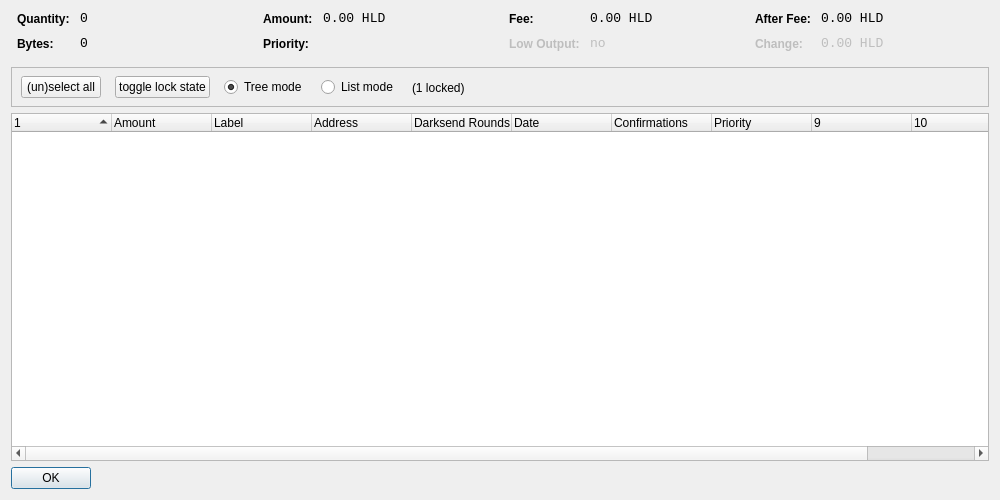
<?xml version="1.0" encoding="UTF-8"?>
<ui version="4.0">
 <class>CoinControlDialog</class>
 <widget class="QDialog" name="CoinControlDialog">
  <property name="geometry">
   <rect>
    <x>0</x>
    <y>0</y>
    <width>1000</width>
    <height>500</height>
   </rect>
  </property>
  <property name="windowTitle">
   <string>Coin Control</string>
  </property>
  <layout class="QVBoxLayout" name="verticalLayout">
   <item>
    <layout class="QHBoxLayout" name="horizontalLayoutTop" stretch="0,0,0,0">
     <property name="topMargin">
      <number>0</number>
     </property>
     <property name="bottomMargin">
      <number>10</number>
     </property>
     <item>
      <layout class="QFormLayout" name="formLayoutCoinControl1">
       <property name="horizontalSpacing">
        <number>10</number>
       </property>
       <property name="verticalSpacing">
        <number>10</number>
       </property>
       <property name="leftMargin">
        <number>6</number>
       </property>
       <property name="rightMargin">
        <number>6</number>
       </property>
       <item row="0" column="0">
        <widget class="QLabel" name="labelCoinControlQuantityText">
         <property name="styleSheet">
          <string notr="true">font-weight:bold;</string>
         </property>
         <property name="text">
          <string>Quantity:</string>
         </property>
        </widget>
       </item>
       <item row="0" column="1">
        <widget class="QLabel" name="labelCoinControlQuantity">
         <property name="font">
          <font>
           <family>Monospace</family>
           <pointsize>10</pointsize>
          </font>
         </property>
         <property name="cursor">
          <cursorShape>IBeamCursor</cursorShape>
         </property>
         <property name="contextMenuPolicy">
          <enum>Qt::ActionsContextMenu</enum>
         </property>
         <property name="text">
          <string notr="true">0</string>
         </property>
         <property name="textInteractionFlags">
          <set>Qt::LinksAccessibleByMouse|Qt::TextSelectableByKeyboard|Qt::TextSelectableByMouse</set>
         </property>
        </widget>
       </item>
       <item row="1" column="0">
        <widget class="QLabel" name="labelCoinControlBytesText">
         <property name="styleSheet">
          <string notr="true">font-weight:bold;</string>
         </property>
         <property name="text">
          <string>Bytes:</string>
         </property>
        </widget>
       </item>
       <item row="1" column="1">
        <widget class="QLabel" name="labelCoinControlBytes">
         <property name="font">
          <font>
           <family>Monospace</family>
           <pointsize>10</pointsize>
          </font>
         </property>
         <property name="cursor">
          <cursorShape>IBeamCursor</cursorShape>
         </property>
         <property name="contextMenuPolicy">
          <enum>Qt::ActionsContextMenu</enum>
         </property>
         <property name="text">
          <string notr="true">0</string>
         </property>
         <property name="textInteractionFlags">
          <set>Qt::LinksAccessibleByMouse|Qt::TextSelectableByKeyboard|Qt::TextSelectableByMouse</set>
         </property>
        </widget>
       </item>
      </layout>
     </item>
     <item>
      <layout class="QFormLayout" name="formLayoutCoinControl2">
       <property name="horizontalSpacing">
        <number>10</number>
       </property>
       <property name="verticalSpacing">
        <number>10</number>
       </property>
       <property name="leftMargin">
        <number>6</number>
       </property>
       <property name="rightMargin">
        <number>6</number>
       </property>
       <item row="0" column="0">
        <widget class="QLabel" name="labelCoinControlAmountText">
         <property name="styleSheet">
          <string notr="true">font-weight:bold;</string>
         </property>
         <property name="text">
          <string>Amount:</string>
         </property>
        </widget>
       </item>
       <item row="0" column="1">
        <widget class="QLabel" name="labelCoinControlAmount">
         <property name="font">
          <font>
           <family>Monospace</family>
           <pointsize>10</pointsize>
          </font>
         </property>
         <property name="cursor">
          <cursorShape>IBeamCursor</cursorShape>
         </property>
         <property name="contextMenuPolicy">
          <enum>Qt::ActionsContextMenu</enum>
         </property>
         <property name="text">
          <string notr="true">0.00 HLD</string>
         </property>
         <property name="textInteractionFlags">
          <set>Qt::LinksAccessibleByMouse|Qt::TextSelectableByKeyboard|Qt::TextSelectableByMouse</set>
         </property>
        </widget>
       </item>
       <item row="1" column="0">
        <widget class="QLabel" name="labelCoinControlPriorityText">
         <property name="styleSheet">
          <string notr="true">font-weight:bold;</string>
         </property>
         <property name="text">
          <string>Priority:</string>
         </property>
        </widget>
       </item>
       <item row="1" column="1">
        <widget class="QLabel" name="labelCoinControlPriority">
         <property name="font">
          <font>
           <family>Monospace</family>
           <pointsize>10</pointsize>
          </font>
         </property>
         <property name="cursor">
          <cursorShape>IBeamCursor</cursorShape>
         </property>
         <property name="contextMenuPolicy">
          <enum>Qt::ActionsContextMenu</enum>
         </property>
         <property name="text">
          <string/>
         </property>
         <property name="textInteractionFlags">
          <set>Qt::LinksAccessibleByMouse|Qt::TextSelectableByKeyboard|Qt::TextSelectableByMouse</set>
         </property>
        </widget>
       </item>
      </layout>
     </item>
     <item>
      <layout class="QFormLayout" name="formLayoutCoinControl3">
       <property name="horizontalSpacing">
        <number>10</number>
       </property>
       <property name="verticalSpacing">
        <number>10</number>
       </property>
       <property name="leftMargin">
        <number>6</number>
       </property>
       <property name="rightMargin">
        <number>6</number>
       </property>
       <item row="0" column="0">
        <widget class="QLabel" name="labelCoinControlFeeText">
         <property name="styleSheet">
          <string notr="true">font-weight:bold;</string>
         </property>
         <property name="text">
          <string>Fee:</string>
         </property>
        </widget>
       </item>
       <item row="0" column="1">
        <widget class="QLabel" name="labelCoinControlFee">
         <property name="font">
          <font>
           <family>Monospace</family>
           <pointsize>10</pointsize>
          </font>
         </property>
         <property name="cursor">
          <cursorShape>IBeamCursor</cursorShape>
         </property>
         <property name="contextMenuPolicy">
          <enum>Qt::ActionsContextMenu</enum>
         </property>
         <property name="text">
          <string notr="true">0.00 HLD</string>
         </property>
         <property name="textInteractionFlags">
          <set>Qt::LinksAccessibleByMouse|Qt::TextSelectableByKeyboard|Qt::TextSelectableByMouse</set>
         </property>
        </widget>
       </item>
       <item row="1" column="0">
        <widget class="QLabel" name="labelCoinControlLowOutputText">
         <property name="enabled">
          <bool>false</bool>
         </property>
         <property name="styleSheet">
          <string notr="true">font-weight:bold;</string>
         </property>
         <property name="text">
          <string>Low Output:</string>
         </property>
        </widget>
       </item>
       <item row="1" column="1">
        <widget class="QLabel" name="labelCoinControlLowOutput">
         <property name="enabled">
          <bool>false</bool>
         </property>
         <property name="font">
          <font>
           <family>Monospace</family>
           <pointsize>10</pointsize>
          </font>
         </property>
         <property name="cursor">
          <cursorShape>IBeamCursor</cursorShape>
         </property>
         <property name="contextMenuPolicy">
          <enum>Qt::ActionsContextMenu</enum>
         </property>
         <property name="text">
          <string notr="true">no</string>
         </property>
         <property name="textInteractionFlags">
          <set>Qt::LinksAccessibleByMouse|Qt::TextSelectableByKeyboard|Qt::TextSelectableByMouse</set>
         </property>
        </widget>
       </item>
      </layout>
     </item>
     <item>
      <layout class="QFormLayout" name="formLayoutCoinControl4">
       <property name="horizontalSpacing">
        <number>10</number>
       </property>
       <property name="verticalSpacing">
        <number>10</number>
       </property>
       <property name="leftMargin">
        <number>6</number>
       </property>
       <property name="rightMargin">
        <number>6</number>
       </property>
       <item row="0" column="0">
        <widget class="QLabel" name="labelCoinControlAfterFeeText">
         <property name="styleSheet">
          <string notr="true">font-weight:bold;</string>
         </property>
         <property name="text">
          <string>After Fee:</string>
         </property>
        </widget>
       </item>
       <item row="0" column="1">
        <widget class="QLabel" name="labelCoinControlAfterFee">
         <property name="font">
          <font>
           <family>Monospace</family>
           <pointsize>10</pointsize>
          </font>
         </property>
         <property name="cursor">
          <cursorShape>IBeamCursor</cursorShape>
         </property>
         <property name="contextMenuPolicy">
          <enum>Qt::ActionsContextMenu</enum>
         </property>
         <property name="text">
          <string notr="true">0.00 HLD</string>
         </property>
         <property name="textInteractionFlags">
          <set>Qt::LinksAccessibleByMouse|Qt::TextSelectableByKeyboard|Qt::TextSelectableByMouse</set>
         </property>
        </widget>
       </item>
       <item row="1" column="0">
        <widget class="QLabel" name="labelCoinControlChangeText">
         <property name="enabled">
          <bool>false</bool>
         </property>
         <property name="styleSheet">
          <string notr="true">font-weight:bold;</string>
         </property>
         <property name="text">
          <string>Change:</string>
         </property>
        </widget>
       </item>
       <item row="1" column="1">
        <widget class="QLabel" name="labelCoinControlChange">
         <property name="enabled">
          <bool>false</bool>
         </property>
         <property name="font">
          <font>
           <family>Monospace</family>
           <pointsize>10</pointsize>
          </font>
         </property>
         <property name="cursor">
          <cursorShape>IBeamCursor</cursorShape>
         </property>
         <property name="contextMenuPolicy">
          <enum>Qt::ActionsContextMenu</enum>
         </property>
         <property name="text">
          <string notr="true">0.00 HLD</string>
         </property>
         <property name="textInteractionFlags">
          <set>Qt::LinksAccessibleByMouse|Qt::TextSelectableByKeyboard|Qt::TextSelectableByMouse</set>
         </property>
        </widget>
       </item>
      </layout>
     </item>
    </layout>
   </item>
   <item>
    <widget class="QFrame" name="frame">
     <property name="minimumSize">
      <size>
       <width>0</width>
       <height>40</height>
      </size>
     </property>
     <property name="frameShape">
      <enum>QFrame::StyledPanel</enum>
     </property>
     <property name="frameShadow">
      <enum>QFrame::Sunken</enum>
     </property>
     <widget class="QWidget" name="horizontalLayoutWidget">
      <property name="geometry">
       <rect>
        <x>10</x>
        <y>0</y>
        <width>781</width>
        <height>41</height>
       </rect>
      </property>
      <layout class="QHBoxLayout" name="horizontalLayoutPanel" stretch="0,0,0,0,0">
       <property name="spacing">
        <number>14</number>
       </property>
       <item>
        <widget class="QPushButton" name="pushButtonSelectAll">
         <property name="sizePolicy">
          <sizepolicy hsizetype="Maximum" vsizetype="Fixed">
           <horstretch>0</horstretch>
           <verstretch>0</verstretch>
          </sizepolicy>
         </property>
         <property name="text">
          <string>(un)select all</string>
         </property>
        </widget>
       </item>
        <item>
         <widget class="QPushButton" name="pushButtonToggleLock">
          <property name="sizePolicy">
           <sizepolicy hsizetype="Maximum" vsizetype="Fixed">
            <horstretch>0</horstretch>
            <verstretch>0</verstretch>
           </sizepolicy>
          </property>
          <property name="text">
           <string>toggle lock state</string>
          </property>
          <property name="autoDefault">
           <bool>false</bool>
          </property>
         </widget>
        </item>
       <item>
        <widget class="QRadioButton" name="radioTreeMode">
         <property name="sizePolicy">
          <sizepolicy hsizetype="Maximum" vsizetype="Fixed">
           <horstretch>0</horstretch>
           <verstretch>0</verstretch>
          </sizepolicy>
         </property>
         <property name="text">
          <string>Tree mode</string>
         </property>
         <property name="checked">
          <bool>true</bool>
         </property>
        </widget>
       </item>
       <item>
        <widget class="QRadioButton" name="radioListMode">
         <property name="sizePolicy">
          <sizepolicy hsizetype="Maximum" vsizetype="Fixed">
           <horstretch>0</horstretch>
           <verstretch>0</verstretch>
          </sizepolicy>
         </property>
         <property name="text">
          <string>List mode</string>
         </property>
        </widget>
       </item>
        <item>
         <widget class="QLabel" name="labelLocked">
          <property name="text">
           <string>(1 locked)</string>
          </property>
         </widget>
        </item>
       <item>
        <spacer name="horizontalSpacer">
         <property name="orientation">
          <enum>Qt::Horizontal</enum>
         </property>
         <property name="sizeHint" stdset="0">
          <size>
           <width>40</width>
           <height>20</height>
          </size>
         </property>
        </spacer>
       </item>
      </layout>
     </widget>
    </widget>
   </item>
   <item>
    <widget class="CoinControlTreeWidget" name="treeWidget">
     <property name="contextMenuPolicy">
      <enum>Qt::CustomContextMenu</enum>
     </property>
     <property name="sortingEnabled">
      <bool>false</bool>
     </property>
     <property name="columnCount">
      <number>11</number>
     </property>
     <attribute name="headerShowSortIndicator" stdset="0">
      <bool>true</bool>
     </attribute>
     <attribute name="headerStretchLastSection">
      <bool>false</bool>
     </attribute>
     <column>
      <property name="text">
       <string/>
      </property>
     </column>
     <column>
      <property name="text">
       <string>Amount</string>
      </property>
     </column>
     <column>
      <property name="text">
       <string>Label</string>
      </property>
     </column>
     <column>
      <property name="text">
       <string>Address</string>
      </property>
     </column>
     <column>
      <property name="text">
       <string>Darksend Rounds</string>
      </property>
    </column>
     <column>
      <property name="text">
       <string>Date</string>
      </property>
     </column>
     <column>
      <property name="text">
       <string>Confirmations</string>
      </property>
      <property name="toolTip">
       <string>Confirmed</string>
      </property>
     </column>
     <column>
      <property name="text">
       <string>Priority</string>
      </property>
     </column>
     <column>
      <property name="text">
       <string/>
      </property>
     </column>
     <column>
      <property name="text">
       <string/>
      </property>
     </column>
     <column>
      <property name="text">
       <string/>
      </property>
     </column>
     <column>
      <property name="text">
       <string/>
      </property>
     </column>
    </widget>
   </item>
   <item>
    <widget class="QDialogButtonBox" name="buttonBox">
     <property name="sizePolicy">
      <sizepolicy hsizetype="Maximum" vsizetype="Fixed">
       <horstretch>0</horstretch>
       <verstretch>0</verstretch>
      </sizepolicy>
     </property>
     <property name="orientation">
      <enum>Qt::Horizontal</enum>
     </property>
     <property name="standardButtons">
      <set>QDialogButtonBox::Ok</set>
     </property>
    </widget>
   </item>
  </layout>
 </widget>
 <customwidgets>
  <customwidget>
   <class>CoinControlTreeWidget</class>
   <extends>QTreeWidget</extends>
   <header>coincontroltreewidget.h</header>
  </customwidget>
 </customwidgets>
 <resources/>
 <connections/>
</ui>
